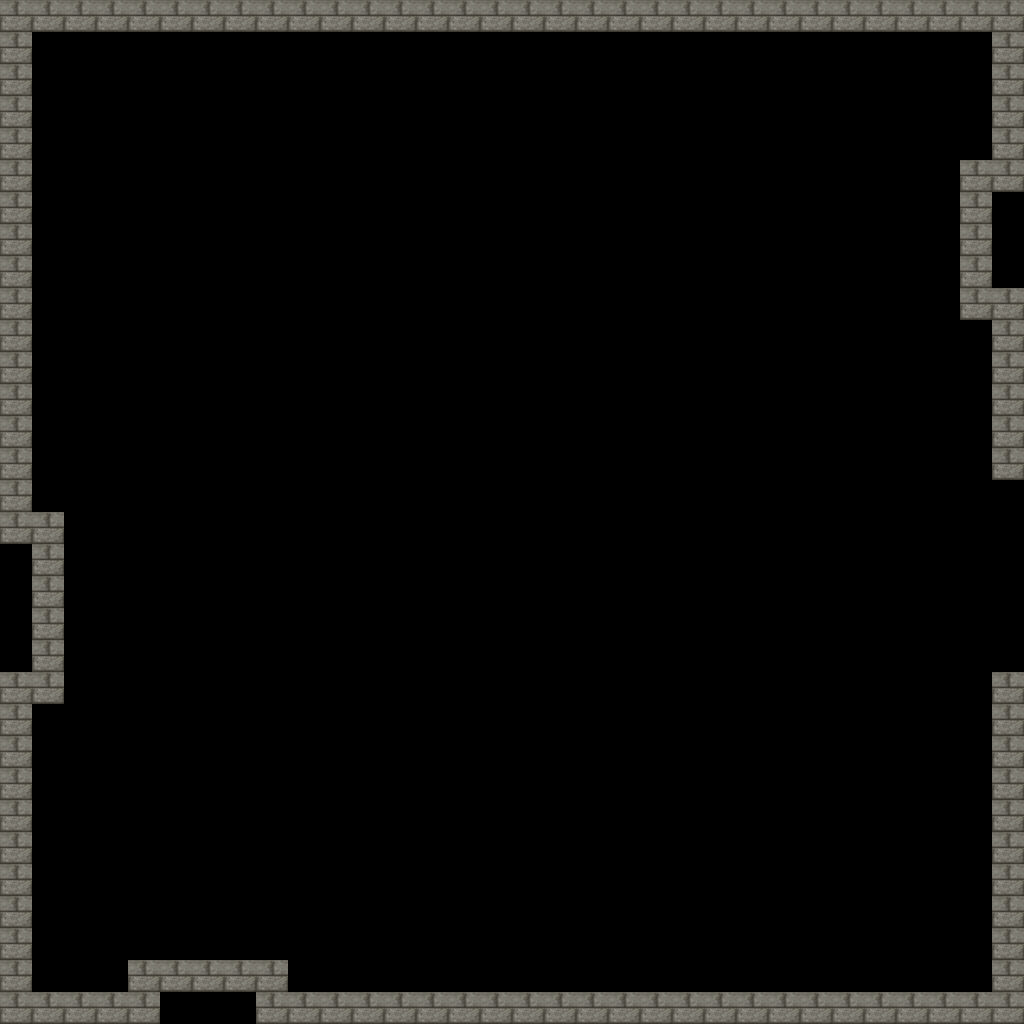

Below is a game level as drawn by its tile map, then a one-line description and the .tmx file that defines it, in full:
An orthogonal 32x32 tile map with 32x32 px tiles, 1 tile layer (Solid).

<map version="1.10" tiledversion="1.10.2" orientation="orthogonal" renderorder="right-down" width="32" height="32" tilewidth="32" tileheight="32" infinite="0" nextlayerid="3" nextobjectid="1">
 <editorsettings>
  <export target="stonebox.lua" format="lua" />
 </editorsettings>
 <tileset firstgid="1" source="../bedroom/terrain-sonicrumpets.tsx" />
 <layer id="1" name="Solid" width="32" height="32">
  <properties>
   <property name="solid" type="bool" value="true" />
  </properties>
  <data encoding="csv">
17,17,17,17,17,17,17,17,17,17,17,17,17,17,17,17,17,17,17,17,17,17,17,17,17,17,17,17,17,17,17,17,
17,0,0,0,0,0,0,0,0,0,0,0,0,0,0,0,0,0,0,0,0,0,0,0,0,0,0,0,0,0,0,17,
17,0,0,0,0,0,0,0,0,0,0,0,0,0,0,0,0,0,0,0,0,0,0,0,0,0,0,0,0,0,0,17,
17,0,0,0,0,0,0,0,0,0,0,0,0,0,0,0,0,0,0,0,0,0,0,0,0,0,0,0,0,0,0,17,
17,0,0,0,0,0,0,0,0,0,0,0,0,0,0,0,0,0,0,0,0,0,0,0,0,0,0,0,0,0,0,17,
17,0,0,0,0,0,0,0,0,0,0,0,0,0,0,0,0,0,0,0,0,0,0,0,0,0,0,0,0,0,17,17,
17,0,0,0,0,0,0,0,0,0,0,0,0,0,0,0,0,0,0,0,0,0,0,0,0,0,0,0,0,0,17,0,
17,0,0,0,0,0,0,0,0,0,0,0,0,0,0,0,0,0,0,0,0,0,0,0,0,0,0,0,0,0,17,0,
17,0,0,0,0,0,0,0,0,0,0,0,0,0,0,0,0,0,0,0,0,0,0,0,0,0,0,0,0,0,17,0,
17,0,0,0,0,0,0,0,0,0,0,0,0,0,0,0,0,0,0,0,0,0,0,0,0,0,0,0,0,0,17,17,
17,0,0,0,0,0,0,0,0,0,0,0,0,0,0,0,0,0,0,0,0,0,0,0,0,0,0,0,0,0,0,17,
17,0,0,0,0,0,0,0,0,0,0,0,0,0,0,0,0,0,0,0,0,0,0,0,0,0,0,0,0,0,0,17,
17,0,0,0,0,0,0,0,0,0,0,0,0,0,0,0,0,0,0,0,0,0,0,0,0,0,0,0,0,0,0,17,
17,0,0,0,0,0,0,0,0,0,0,0,0,0,0,0,0,0,0,0,0,0,0,0,0,0,0,0,0,0,0,17,
17,0,0,0,0,0,0,0,0,0,0,0,0,0,0,0,0,0,0,0,0,0,0,0,0,0,0,0,0,0,0,17,
17,0,0,0,0,0,0,0,0,0,0,0,0,0,0,0,0,0,0,0,0,0,0,0,0,0,0,0,0,0,0,0,
17,17,0,0,0,0,0,0,0,0,0,0,0,0,0,0,0,0,0,0,0,0,0,0,0,0,0,0,0,0,0,0,
0,17,0,0,0,0,0,0,0,0,0,0,0,0,0,0,0,0,0,0,0,0,0,0,0,0,0,0,0,0,0,0,
0,17,0,0,0,0,0,0,0,0,0,0,0,0,0,0,0,0,0,0,0,0,0,0,0,0,0,0,0,0,0,0,
0,17,0,0,0,0,0,0,0,0,0,0,0,0,0,0,0,0,0,0,0,0,0,0,0,0,0,0,0,0,0,0,
0,17,0,0,0,0,0,0,0,0,0,0,0,0,0,0,0,0,0,0,0,0,0,0,0,0,0,0,0,0,0,0,
17,17,0,0,0,0,0,0,0,0,0,0,0,0,0,0,0,0,0,0,0,0,0,0,0,0,0,0,0,0,0,17,
17,0,0,0,0,0,0,0,0,0,0,0,0,0,0,0,0,0,0,0,0,0,0,0,0,0,0,0,0,0,0,17,
17,0,0,0,0,0,0,0,0,0,0,0,0,0,0,0,0,0,0,0,0,0,0,0,0,0,0,0,0,0,0,17,
17,0,0,0,0,0,0,0,0,0,0,0,0,0,0,0,0,0,0,0,0,0,0,0,0,0,0,0,0,0,0,17,
17,0,0,0,0,0,0,0,0,0,0,0,0,0,0,0,0,0,0,0,0,0,0,0,0,0,0,0,0,0,0,17,
17,0,0,0,0,0,0,0,0,0,0,0,0,0,0,0,0,0,0,0,0,0,0,0,0,0,0,0,0,0,0,17,
17,0,0,0,0,0,0,0,0,0,0,0,0,0,0,0,0,0,0,0,0,0,0,0,0,0,0,0,0,0,0,17,
17,0,0,0,0,0,0,0,0,0,0,0,0,0,0,0,0,0,0,0,0,0,0,0,0,0,0,0,0,0,0,17,
17,0,0,0,0,0,0,0,0,0,0,0,0,0,0,0,0,0,0,0,0,0,0,0,0,0,0,0,0,0,0,17,
17,0,0,0,17,17,17,17,17,0,0,0,0,0,0,0,0,0,0,0,0,0,0,0,0,0,0,0,0,0,0,17,
17,17,17,17,17,0,0,0,17,17,17,17,17,17,17,17,17,17,17,17,17,17,17,17,17,17,17,17,17,17,17,17
</data>
 </layer>
</map>
